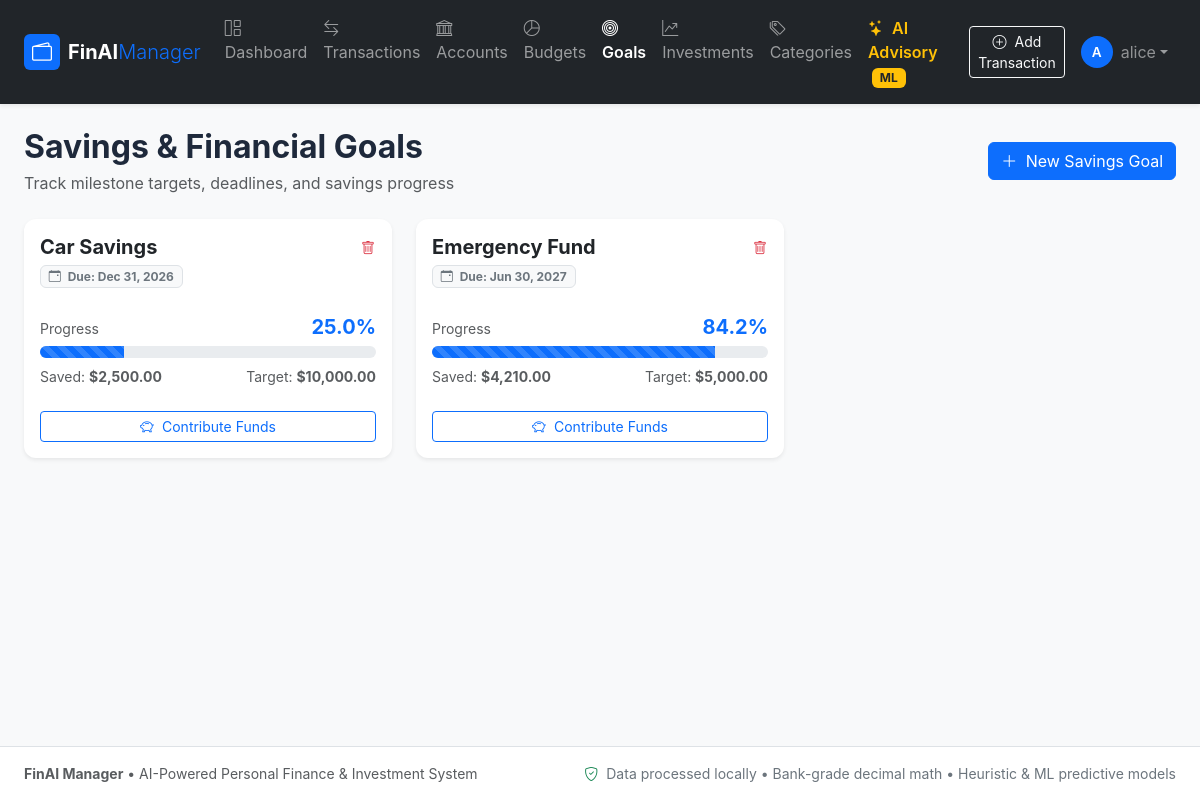
The page /goals (signed in) on the database its author committed.
### models.py (models this page shows, shortened)
class User(UserMixin, db.Model):
    __tablename__ = 'users'
    user_id = db.Column(db.Integer, primary_key=True, autoincrement=True)
    username = db.Column(db.String(50), unique=True, nullable=False, index=True)
    email = db.Column(db.String(100), unique=True, nullable=False, index=True)
    password_hash = db.Column(db.String(255), nullable=False)
    created_at = db.Column(db.DateTime, default=utc_now, server_default=db.func.now())
    accounts = db.relationship('Account', backref='owner', cascade='all, delete-orphan', lazy='dynamic')
    transactions = db.relationship('Transaction', backref='owner', cascade='all, delete-orphan', lazy='dynamic')
    budgets = db.relationship('Budget', backref='owner', cascade='all, delete-orphan', lazy='dynamic')
    goals = db.relationship('Goal', backref='owner', cascade='all, delete-orphan', lazy='dynamic')
    investments = db.relationship('Investment', backref='owner', cascade='all, delete-orphan', lazy='dynamic')
    categories = db.relationship('Category', backref='owner', cascade='all, delete-orphan', lazy='dynamic')

class Goal(db.Model):
    __tablename__ = 'goals'
    goal_id = db.Column(db.Integer, primary_key=True, autoincrement=True)
    user_id = db.Column(db.Integer, db.ForeignKey('users.user_id', ondelete='CASCADE'), nullable=False, index=True)
    name = db.Column(db.String(100), nullable=False)
    target_amount = db.Column(db.Numeric(10, 2), nullable=False)
    saved_amount = db.Column(db.Numeric(10, 2), default=Decimal('0.00'), nullable=False)
    due_date = db.Column(db.Date, nullable=True)
    created_at = db.Column(db.DateTime, default=utc_now, server_default=db.func.now())
    @property
    def percent_complete(self):
        if not self.target_amount or self.target_amount <= 0:
            return 0.0
        return min(100.0, round(float(self.saved_amount / self.target_amount) * 100, 1))

### app.py (the view)
    @app.route('/goals')
    @login_required
    def goals():
        user_goals = Goal.query.filter_by(user_id=current_user.user_id).order_by(Goal.due_date.asc().nullslast()).all()
        accounts = Account.query.filter_by(user_id=current_user.user_id).all()
        return render_template('goals.html', goals=user_goals, accounts=accounts)

### templates/goals.html (shortened to what this page needs)
{% extends "base.html" %}
{% block content %}
<div class="d-flex flex-wrap justify-content-between align-items-center mb-4">
    <div>
        <h2 class="fw-bold mb-1">Savings & Financial Goals</h2>
        <p class="text-muted mb-0">Track milestone targets, deadlines, and savings progress</p>
    </div>
    <button type="button" class="btn btn-primary" data-bs-toggle="modal" data-bs-target="#addGoalModal">
        <i class="bi bi-plus-lg me-1"></i> New Savings Goal
    </button>
</div>
<div class="row g-4">
    {% for g in goals %}
    <div class="col-md-6 col-lg-4">
        <div class="card h-100 shadow-sm">
            <div class="card-body">
                <div class="d-flex justify-content-between align-items-start mb-2">
                    <div>
                        <h5 class="fw-bold mb-1">{{ g.name }}</h5>
                        {% if g.due_date %}
                        <span class="badge bg-light text-secondary border">
                            <i class="bi bi-calendar-event me-1"></i> Due: {{ g.due_date.strftime('%b %d, %Y') }}
                        </span>
                        {% else %}
                        <span class="badge bg-light text-secondary border">No target date</span>
                        {% endif %}
                    </div>
                    <form method="POST" action="{{ url_for('delete_goal', id=g.goal_id) }}" onsubmit="return confirm('Delete this savings goal?');">
                        <button type="submit" class="btn btn-sm btn-link text-danger p-0">
                            <i class="bi bi-trash"></i>
                        </button>
                    </form>
                </div>
                <div class="my-4">
                    <div class="d-flex justify-content-between align-items-baseline mb-1">
                        <span class="text-muted small">Progress</span>
                        <span class="fw-bold fs-5 text-primary">{{ g.percent_complete }}%</span>
                    </div>
                    <div class="progress" style="height: 12px;">
                        <div class="progress-bar bg-primary progress-bar-striped progress-bar-animated"
                             role="progressbar"
                             style="width: {{ g.percent_complete }}%">
                        </div>
                    </div>
                    <div class="d-flex justify-content-between small text-muted mt-2">
                        <span>Saved: <strong>${{ "{:,.2f}".format(g.saved_amount) }}</strong></span>
                        <span>Target: <strong>${{ "{:,.2f}".format(g.target_amount) }}</strong></span>
                    </div>
                </div>
                {% if g.saved_amount < g.target_amount %}
                <button type="button" class="btn btn-sm btn-outline-primary w-100" data-bs-toggle="modal" data-bs-target="#contributeModal{{ g.goal_id }}">
                    <i class="bi bi-piggy-bank me-1"></i> Contribute Funds
                </button>
                {% else %}
                <div class="alert alert-success py-1 text-center small mb-0">
                    <i class="bi bi-check-circle-fill me-1"></i> Goal Achieved!
                </div>
                {% endif %}
            </div>
        </div>
    </div>
    {% endfor %}
</div>
{% endblock %}

### templates/base.html (shortened to what this page needs)
<!doctype html>
<html lang="en">
<head>
    <link href="https://cdn.jsdelivr.net/npm/bootstrap@5.3.2/dist/css/bootstrap.min.css" rel="stylesheet">
    <link href="https://cdn.jsdelivr.net/npm/bootstrap-icons@1.11.1/font/bootstrap-icons.css" rel="stylesheet">
    <link rel="stylesheet" href="{{ url_for('static', filename='css/style.css') }}">
</head>
<body class="bg-light d-flex flex-column min-vh-100">
    <nav class="navbar navbar-expand-lg navbar-dark bg-dark sticky-top shadow-sm">
        <div class="container-fluid px-lg-4">
            <a class="navbar-brand fw-bold d-flex align-items-center" href="{{ url_for('dashboard') if current_user.is_authenticated else url_for('login') }}">
                <span class="badge bg-primary me-2 p-2"><i class="bi bi-wallet2 fs-5"></i></span>
                <span>FinAI<span class="text-primary fw-light">Manager</span></span>
            </a>
            <div class="collapse navbar-collapse" id="navbarNav">
                {% if current_user.is_authenticated %}
                <ul class="navbar-nav me-auto mb-2 mb-lg-0">
                    <li class="nav-item">
                        <a class="nav-link {{ 'active fw-semibold' if request.endpoint == 'dashboard' }}" href="{{ url_for('dashboard') }}">
                            <i class="bi bi-grid-1x2 me-1"></i> Dashboard
                        </a>
                    </li>
                    <li class="nav-item">
                        <a class="nav-link {{ 'active fw-semibold' if 'transaction' in request.endpoint }}" href="{{ url_for('view_transactions') }}">
                            <i class="bi bi-arrow-left-right me-1"></i> Transactions
                        </a>
                    </li>
                    <li class="nav-item">
                        <a class="nav-link {{ 'active fw-semibold' if request.endpoint == 'accounts' }}" href="{{ url_for('accounts') }}">
                            <i class="bi bi-bank me-1"></i> Accounts
                        </a>
                    </li>
                    <li class="nav-item">
                        <a class="nav-link {{ 'active fw-semibold' if request.endpoint == 'budgets' }}" href="{{ url_for('budgets') }}">
                            <i class="bi bi-pie-chart me-1"></i> Budgets
                        </a>
                    </li>
                    <li class="nav-item">
                        <a class="nav-link {{ 'active fw-semibold' if request.endpoint == 'goals' }}" href="{{ url_for('goals') }}">
                            <i class="bi bi-bullseye me-1"></i> Goals
                        </a>
                    </li>
                    <li class="nav-item">
                        <a class="nav-link {{ 'active fw-semibold' if request.endpoint == 'investments' }}" href="{{ url_for('investments') }}">
                            <i class="bi bi-graph-up-arrow me-1"></i> Investments
                        </a>
                    </li>
                    <li class="nav-item">
                        <a class="nav-link {{ 'active fw-semibold' if request.endpoint == 'categories' }}" href="{{ url_for('categories') }}">
                            <i class="bi bi-tags me-1"></i> Categories
                        </a>
                    </li>
                    <li class="nav-item">
                        <a class="nav-link text-warning fw-semibold {{ 'active text-light' if request.endpoint == 'recommendations' }}" href="{{ url_for('recommendations') }}">
                            <i class="bi bi-stars me-1"></i> AI Advisory <span class="badge bg-warning text-dark ms-1">ML</span>
                        </a>
                    </li>
                </ul>
                <ul class="navbar-nav ms-auto align-items-center">
                    <li class="nav-item me-2">
                        <a class="btn btn-sm btn-outline-light" href="{{ url_for('add_transaction') }}">
                            <i class="bi bi-plus-circle me-1"></i> Add Transaction
                        </a>
                    </li>
                    <li class="nav-item dropdown">
                        <a class="nav-link dropdown-toggle d-flex align-items-center" href="#" id="userDropdown" role="button" data-bs-toggle="dropdown">
                            <div class="avatar-circle me-2 bg-primary text-white">{{ current_user.username[:1].upper() }}</div>
                            <span class="text-white-50">{{ current_user.username }}</span>
                        </a>
                    </li>
                </ul>
                {% endif %}
            </div>
        </div>
    </nav>
    <main class="container-fluid px-lg-4 my-4 flex-grow-1">
        {% block content %}{% endblock %}
    </main>
    <footer class="footer mt-auto py-3 bg-white border-top text-muted small">
        <div class="container-fluid px-lg-4 d-flex flex-wrap justify-content-between align-items-center">
            <div>
                <strong>FinAI Manager</strong> &bull; AI-Powered Personal Finance & Investment System
            </div>
            <div class="text-secondary">
                <i class="bi bi-shield-check text-success me-1"></i> Data processed locally &bull; Bank-grade decimal math &bull; Heuristic & ML predictive models
            </div>
        </div>
    </footer>
</body>
</html>

### static/css/style.css (style rules this page uses)
:root { --primary-gradient: linear-gradient(135deg, #2563eb 0%, #1d4ed8 100%); --card-shadow: 0 0.125rem 0.25rem rgba(0, 0, 0, 0.075); --hover-shadow: 0 0.5rem 1rem rgba(0, 0, 0, 0.12); }
body { font-family: -apple-system, BlinkMacSystemFont, "Segoe UI", Roboto, "Helvetica Neue", Arial, sans-serif; color: #1e293b; background-color: #f8fafc; }
.avatar-circle { width: 32px; height: 32px; border-radius: 50%; display: inline-flex; align-items: center; justify-content: center; font-weight: 600; font-size: 0.85rem; }
.card { border: none; border-radius: 0.75rem; box-shadow: var(--card-shadow); }

### rows shown on the page
User: username "A", username "alice"
Goal: name "Car Savings", due_date "Dec 31, 2026", percent_complete "25.0", saved_amount "2,500.00", target_amount "10,000.00"
Goal: name "Emergency Fund", due_date "Jun 30, 2027", percent_complete "84.2", saved_amount "4,210.00", target_amount "5,000.00"
